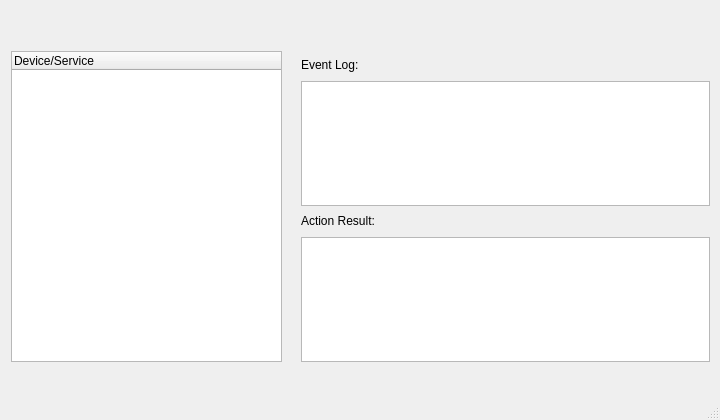
<?xml version="1.0" encoding="UTF-8"?>
<ui version="4.0">
 <class>controlpointFormCP</class>
 <widget class="QMainWindow" name="controlpointFormCP">
  <property name="geometry">
   <rect>
    <x>0</x>
    <y>0</y>
    <width>720</width>
    <height>420</height>
   </rect>
  </property>
  <property name="windowTitle">
   <string>Brisa UPnP Control Point</string>
  </property>
  <property name="windowIcon">
   <iconset>
    <normaloff>Icons/brisa_logo.png</normaloff>Icons/brisa_logo.png</iconset>
  </property>
  <property name="styleSheet">
   <string/>
  </property>
  <widget class="QWidget" name="centralwidget">
   <widget class="QTreeWidget" name="treeWidgetCP">
    <property name="geometry">
     <rect>
      <x>11</x>
      <y>51</y>
      <width>271</width>
      <height>311</height>
     </rect>
    </property>
    <property name="columnCount">
     <number>1</number>
    </property>
    <column>
     <property name="text">
      <string>Device/Service</string>
     </property>
    </column>
   </widget>
   <widget class="QWidget" name="layoutWidget">
    <property name="geometry">
     <rect>
      <x>301</x>
      <y>55</y>
      <width>411</width>
      <height>151</height>
     </rect>
    </property>
    <layout class="QVBoxLayout" name="verticalLayout">
     <item>
      <widget class="QLabel" name="label">
       <property name="text">
        <string>Event Log:</string>
       </property>
      </widget>
     </item>
     <item>
      <widget class="QTextEdit" name="eventText">
       <property name="minimumSize">
        <size>
         <width>409</width>
         <height>125</height>
        </size>
       </property>
       <property name="maximumSize">
        <size>
         <width>409</width>
         <height>125</height>
        </size>
       </property>
       <property name="lineWrapMode">
        <enum>QTextEdit::NoWrap</enum>
       </property>
      </widget>
     </item>
    </layout>
   </widget>
   <widget class="QWidget" name="layoutWidget">
    <property name="geometry">
     <rect>
      <x>301</x>
      <y>211</y>
      <width>411</width>
      <height>151</height>
     </rect>
    </property>
    <layout class="QVBoxLayout" name="verticalLayout_2">
     <item>
      <widget class="QLabel" name="label_3">
       <property name="text">
        <string>Action Result:</string>
       </property>
      </widget>
     </item>
     <item>
      <widget class="QTextEdit" name="textEdit">
       <property name="enabled">
        <bool>true</bool>
       </property>
       <property name="minimumSize">
        <size>
         <width>409</width>
         <height>125</height>
        </size>
       </property>
       <property name="maximumSize">
        <size>
         <width>409</width>
         <height>125</height>
        </size>
       </property>
       <property name="lineWrapMode">
        <enum>QTextEdit::NoWrap</enum>
       </property>
       <property name="readOnly">
        <bool>true</bool>
       </property>
      </widget>
     </item>
    </layout>
   </widget>
  </widget>
  <widget class="QMenuBar" name="menubar">
   <property name="geometry">
    <rect>
     <x>0</x>
     <y>0</y>
     <width>720</width>
     <height>25</height>
    </rect>
   </property>
  </widget>
  <widget class="QStatusBar" name="statusbar"/>
 </widget>
 <resources/>
 <connections/>
</ui>
